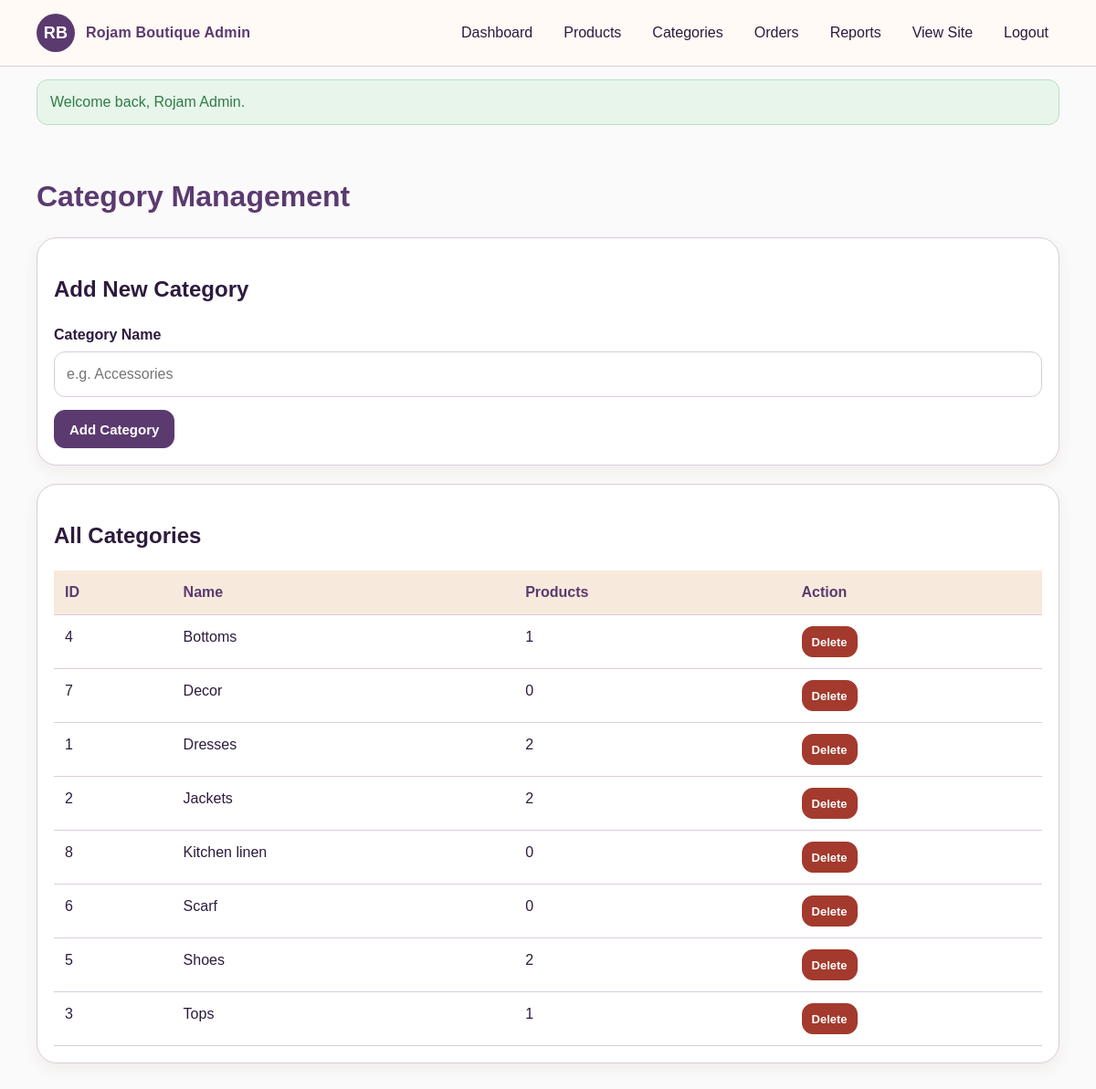
The app's page /admin/categories.php (signed in) with its own data.
### tables this page shows
CREATE TABLE `categories` (
  `category_id` int(11) NOT NULL,
  `category_name` varchar(80) NOT NULL,
  `created_at` timestamp NOT NULL DEFAULT current_timestamp()
);

### includes/functions.php (called while the page is built, shortened)
<?php
function e($value) {
    return htmlspecialchars((string) $value, ENT_QUOTES, 'UTF-8');
}

### admin/categories.php (the view, shortened to what this page needs)
<?php
require_once __DIR__ . '/../includes/functions.php';
$categories = $pdo->query(
    'SELECT c.category_id, c.category_name, COUNT(p.product_id) AS product_count
     FROM categories c LEFT JOIN products p ON p.category_id = c.category_id
     GROUP BY c.category_id, c.category_name
     ORDER BY c.category_name'
)->fetchAll();
include __DIR__ . '/../includes/admin_header.php';
?>
<main class="section admin">
  <div class="container">
    <h1>Category Management</h1>
    <section class="card admin-panel">
      <h2>Add New Category</h2>
      <form method="post" action="categories.php">
        <div class="form-group">
          <label for="category_name">Category Name</label>
          <input id="category_name" name="category_name" required minlength="2" maxlength="80" placeholder="e.g. Accessories">
        </div>
        <button class="btn" type="submit">Add Category</button>
      </form>
    </section>
    <section class="card admin-panel">
      <h2>All Categories</h2>
      <div class="table-wrap">
        <table>
          <thead><tr><th>ID</th><th>Name</th><th>Products</th><th>Action</th></tr></thead>
          <tbody>
            <?php foreach ($categories as $c): ?>
              <tr>
                <td><?= (int) $c['category_id'] ?></td>
                <td><?= e($c['category_name']) ?></td>
                <td><?= (int) $c['product_count'] ?></td>
                <td>
                  <form method="post" action="categories.php" style="display:inline;" onsubmit="return confirm('Delete this category?');">
                    <button class="btn small danger" type="submit" <?= $c['product_count'] > 0 ? 'disabled title="Reassign products first"' : '' ?>>Delete</button>
                  </form>
                </td>
              </tr>
            <?php endforeach; ?>
          </tbody>
        </table>
      </div>
    </section>
  </div>
</main>
</body>
</html>

### css/styles.css (style rules this page uses)
:root { --bg: #FAFAFA; --surface: #ffffff; --surface-2: #E8D9F0; --primary: #5B3A70; --primary-2: #482A5C; --accent: #D4A574; --text: #2D1B3D; --muted: #7A5B8D; --border: #D9CCDB; --success: #2f7d46; --warning: #b46b00; --danger: #a33a2d; --shadow: 0 12px 30px rgba(91, 58, 112, 0.15); }
* { box-sizing: border-box; }
body { margin: 0; font-family: Arial, Helvetica, sans-serif; background: var(--bg); color: var(--text); line-height: 1.5; }
.container { width: min(1120px, calc(100% - 32px)); margin: 0 auto; }
.btn { display: inline-flex; align-items: center; justify-content: center; gap: 8px; min-height: 42px; padding: 10px 16px; border-radius: 12px; border: 1px solid var(--primary); background: var(--primary); color: white; text-decoration: none; font-weight: 700; cursor: pointer; font-size: 15px; }
.btn.danger { background: var(--danger); border-color: var(--danger); }
.btn.small { min-height: 34px; padding: 7px 10px; font-size: 13px; }
.section { padding: 42px 0; }
.card { background: var(--surface); border: 1px solid var(--border); border-radius: 22px; padding: 18px; box-shadow: 0 6px 16px rgba(107, 68, 35, 0.07); }
input, select, textarea { width: 100%; border: 1px solid var(--border); border-radius: 12px; padding: 12px 13px; background: white; color: var(--text); font: inherit; }
.form-card h1, .admin h1 { color: var(--primary); margin-top: 0; }
.form-group { margin-bottom: 14px; }
.form-group label { display: block; margin-bottom: 6px; font-weight: 700; }
.table-wrap { overflow-x: auto; }
table { width: 100%; border-collapse: collapse; min-width: 720px; }
th, td { text-align: left; padding: 12px; border-bottom: 1px solid var(--border); vertical-align: top; }
th { color: var(--primary); background: #f7eadc; }
.admin-panel { margin-bottom: 20px; }

### records on screen
categories: category_id "4", category_name "Bottoms", product_count "1"
categories: category_id "7", category_name "Decor", product_count "0"
categories: category_id "1", category_name "Dresses", product_count "2"
categories: category_id "2", category_name "Jackets", product_count "2"
categories: category_id "8", category_name "Kitchen linen", product_count "0"
categories: category_id "6", category_name "Scarf", product_count "0"
categories: category_id "5", category_name "Shoes", product_count "2"
categories: category_id "3", category_name "Tops", product_count "1"

### other values on screen
$flash['message'] "Welcome back, Rojam Admin."
